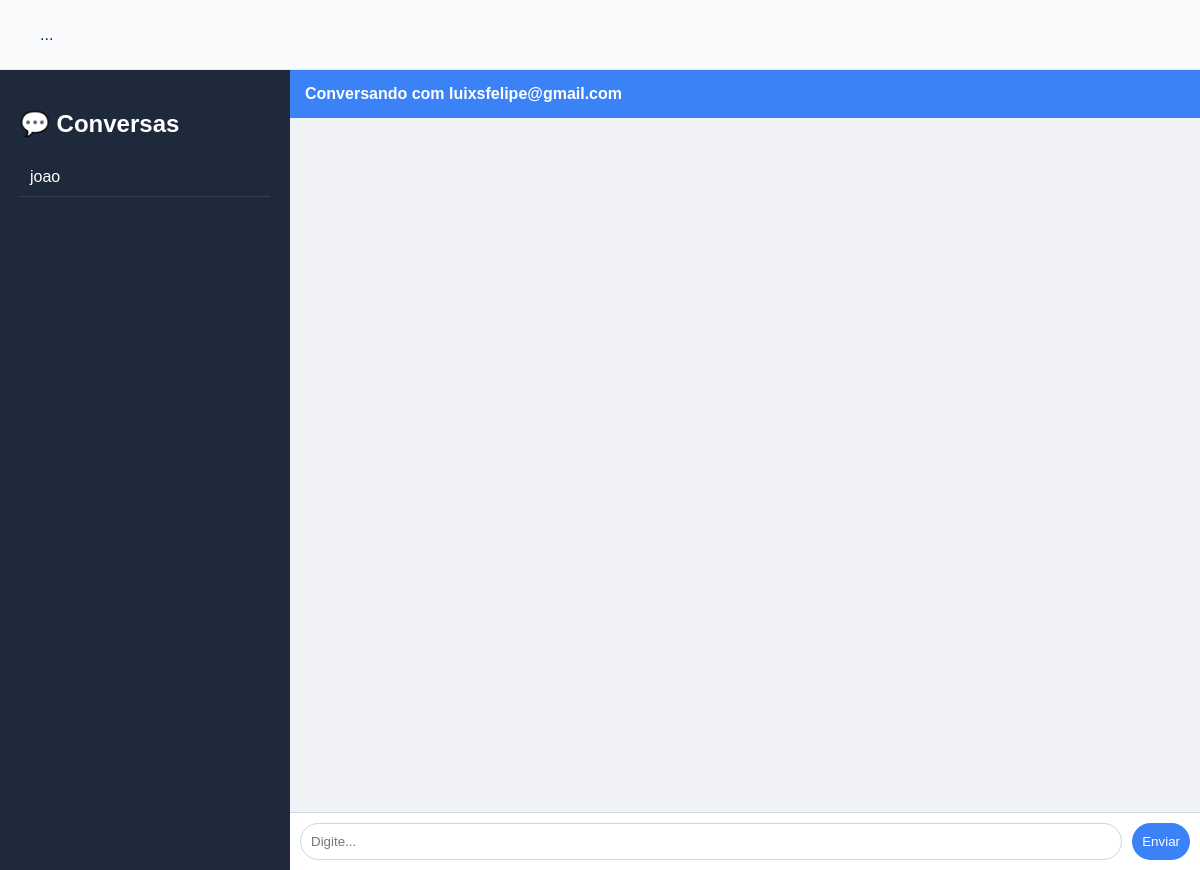
Before: /chat/2/ (signed in) with the older database file.
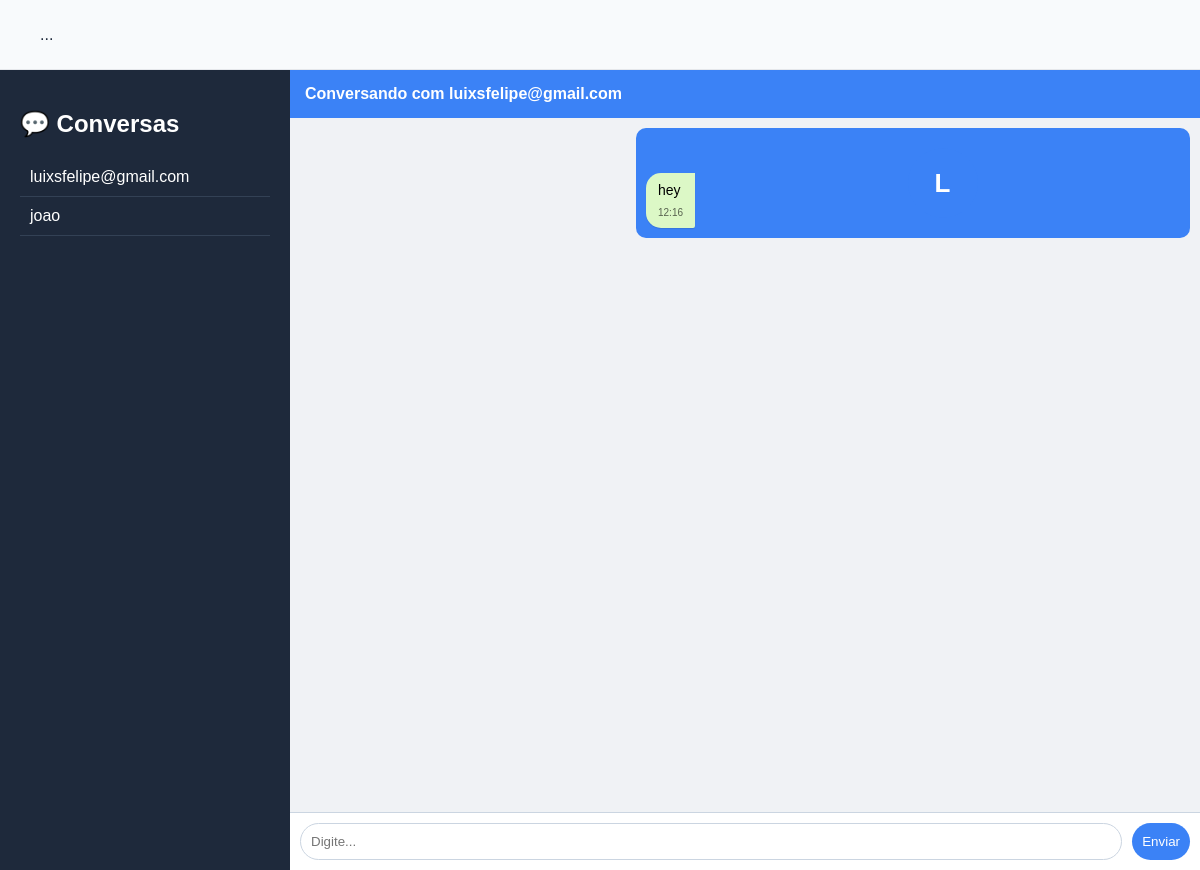
After: the same page with the newer database file.
### usuarios/models.py (models this page shows, shortened)
class Usuario(models.Model):
    username = models.CharField(max_length=100)
    password = models.CharField(max_length=100)
    idioma_nativo = models.CharField(max_length=50)
    idioma_aprendizado = models.CharField(max_length=50)
    interesses = models.CharField(max_length=200)
    foto = models.ImageField(upload_to='fotos/', blank=True, null=True)

class Mensagem(models.Model):
    remetente = models.ForeignKey(Usuario, on_delete=models.CASCADE, related_name='mensagens_enviadas')
    destinatario = models.ForeignKey(Usuario, on_delete=models.CASCADE, related_name='mensagens_recebidas')
    texto = models.TextField()
    criado_em = models.DateTimeField(auto_now_add=True)
    status = models.CharField(max_length=20, default='enviada')
    status = models.CharField(
    max_length=20,
    default='enviada'
)

### usuarios/views.py (the view)
# urls.py: path('chat/', views.chat, name='chat'),
def chat(request, user_id):
    usuario_logado = request.session.get('usuario_nome')
    if not usuario_logado:
        return redirect('home')
    de_usuario = Usuario.objects.filter(username=usuario_logado).first()
    para_usuario = Usuario.objects.get(id=user_id)
    mensagens = Mensagem.objects.filter(
        remetente__in=[de_usuario, para_usuario],
        destinatario__in=[de_usuario, para_usuario]
    ).order_by('criado_em')
    conversas = Mensagem.objects.filter(
        remetente=de_usuario
    ).values_list('destinatario', flat=True)
    conversas_recebidas = Mensagem.objects.filter(
        destinatario=de_usuario
    ).values_list('remetente', flat=True)
    usuarios_ids = set(list(conversas) + list(conversas_recebidas))
    usuarios_conversas = Usuario.objects.filter(id__in=usuarios_ids)
    return render(request, 'usuarios/chat.html', {
        'mensagens': mensagens,
        'destinatario': para_usuario,
        'usuarios_conversas': usuarios_conversas
    })

### usuarios/templates/usuarios/chat.html (shortened to what this page needs)
{% load static %}
<!DOCTYPE html>
<html>
<head>
    <link rel="stylesheet" href="{% static 'usuarios/style.css' %}">
</head>
<div class="navbar">
    ...
</div>
<div class="container">
    <div class="sidebar">
        <h2>💬 Conversas</h2>
        {% for u in usuarios_conversas %}
            <a href="/chat/{{ u.id }}/" style="color:white;text-decoration:none;">
                <div class="user">{{ u.username }}</div>
            </a>
        {% endfor %}
    </div>
    <div class="chat-area">
        <div class="chat-header">
            Conversando com {{ destinatario.username }}
        </div>
        <div class="chat-box" id="chat-box">
    {% for msg in mensagens %}
        <div class="message {% if msg.remetente.username == request.session.usuario_nome %}me{% else %}other{% endif %}">
            <div class="avatar">
                {{ msg.remetente.username|first|upper }}
            </div>
            <div class="bubble">
                {{ msg.texto }}
                <div class="time">
                    {{ msg.criado_em|date:"H:i" }}
                </div>
            </div>
        </div>
    {% endfor %}
</div>
    <div class="chat-input">
        <input type="text" id="mensagem" placeholder="Digite...">
        <button onclick="enviar()">Enviar</button>
    </div>
</div>
</body>
</html>

### usuarios/static/usuarios/style.css (style rules this page uses)
.avatar { width: 70px; height: 70px; border-radius: 50%; background: #3b82f6; color: white; display: flex; align-items: center; justify-content: center; font-size: 26px; font-weight: bold; margin: 10px auto; }
.container { display: flex; height: 100vh; }
.sidebar { width: 250px; background: #1e293b; color: white; padding: 20px; }
.user { padding: 10px; border-bottom: 1px solid #334155; cursor: pointer; }
.chat-area { flex: 1; display: flex; flex-direction: column; }
.chat-header { background: #3b82f6; color: white; padding: 15px; font-weight: bold; }
.chat-box { flex: 1; padding: 20px; overflow-y: auto; display: flex; flex-direction: column; gap: 10px; background: #f1f5f9; }
.message { display: flex; align-items: flex-end; gap: 10px; max-width: 70%; }
.me { align-self: flex-end; flex-direction: row-reverse; }
.bubble { padding: 10px 15px; border-radius: 15px; }
.me .bubble { background: #3b82f6; color: white; border-bottom-right-radius: 2px; }
.time { font-size: 10px; margin-top: 5px; opacity: 0.6; }
.chat-input { display: flex; padding: 15px; background: white; border-top: 1px solid #cbd5e1; }
.chat-input input { flex: 1; padding: 12px; border-radius: 20px; border: 1px solid #cbd5e1; outline: none; }
.chat-input button { margin-left: 10px; padding: 10px 20px; border-radius: 20px; background: #3b82f6; color: white; border: none; cursor: pointer; }
.chat-header { background: #3b82f6; color: white; padding: 12px 20px; display: flex; align-items: center; }
.navbar { width: 100%; height: 70px; background: #f8fafc; display: flex; justify-content: space-between; align-items: center; padding: 0 40px; box-sizing: border-box; border-bottom: 1px solid #e5e7eb; }
.message { display: flex; width: 100%; margin-bottom: 10px; }
.message.me { justify-content: flex-end; }
.bubble { padding: 8px 12px; border-radius: 18px; max-width: 60%; word-wrap: break-word; position: relative; font-size: 14px; line-height: 1.4; }
.me .bubble { background-color: #007bff; color: white; border-bottom-right-radius: 2px; }
#chat-box { display: flex; flex-direction: column; padding: 10px; height: 400px; overflow-y: auto; background: #f0f2f5; }
.message { display: flex; width: 100%; margin-bottom: 8px; }
.bubble { padding: 8px 12px; border-radius: 15px; max-width: 65%; word-wrap: break-word; font-size: 14px; position: relative; box-shadow: 0 1px 1px rgba(0,0,0,0.1); }
.me .bubble { background-color: #dcf8c6; color: #000; border-top-right-radius: 0; }

### usuarios/templates/usuarios/chat.html (style rules this page uses)
.container { display: flex; height: 100vh; }
.sidebar { width: 250px; background: #1e293b; color: white; padding: 20px; }
.user { padding: 10px; border-bottom: 1px solid #334155; cursor: pointer; }
.chat-area { flex: 1; display: flex; flex-direction: column; }
.chat-header { background: #3b82f6; color: white; padding: 15px; }
.chat-box { flex: 1; padding: 20px; overflow-y: auto; display: flex; flex-direction: column; }
.message { max-width: 60%; padding: 10px; margin-bottom: 10px; border-radius: 10px; }
.me { background: #3b82f6; color: white; align-self: flex-end; }
.time { font-size: 10px; opacity: 0.6; text-align: right; }
.chat-input { display: flex; padding: 10px; background: white; }
.chat-input input { flex: 1; padding: 10px; }
.chat-input button { margin-left: 10px; background: #3b82f6; color: white; border: none; padding: 10px; }

Changed rows visible on the page:
now on one of the page's lists (row unchanged): Usuario: username "luixsfelipe@gmail.com"
added Mensagem: remetente.username|first "L", texto "hey", criado_em "12:16"
